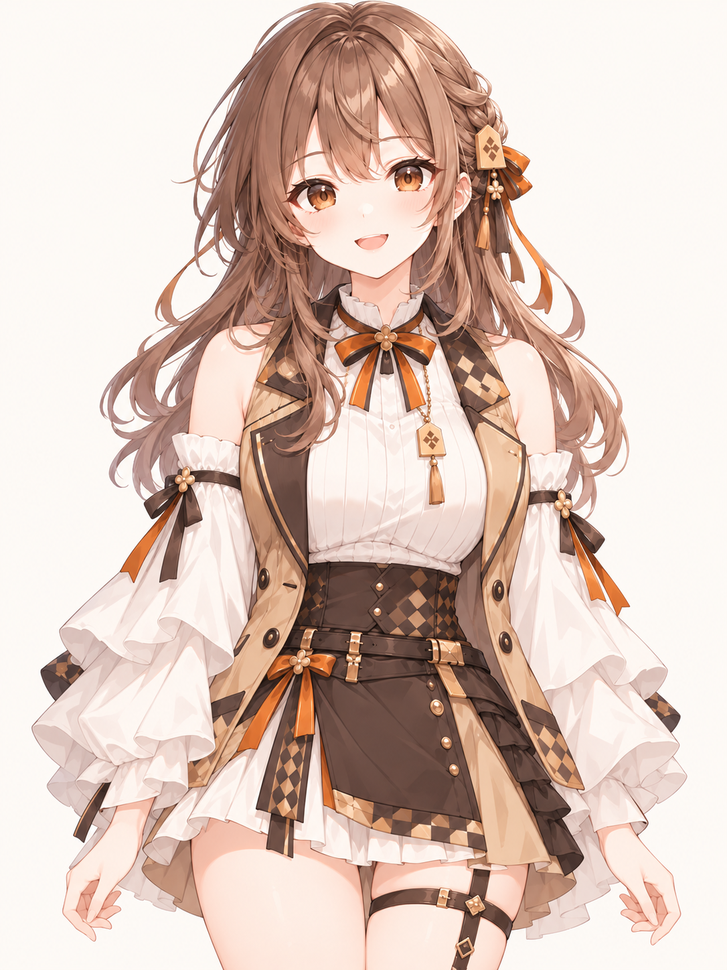
#> input picture assets/original/koma_confirmed.png, 727 x 970 px, shrunk from 1086 x 1448 before the run
$ python -i build_psd.py   (imports and definitions only)
#> lines starting #> are read from the running program, lines starting #| are printed output that depends on the picture; after the words box and inside, x2 and y2 are one past the last pixel; in counts of white or black regions, pixels touching at a corner belong together
#!/usr/bin/env python3
"""AI-assisted first-pass part separation for the approved VTuber illustration.

Produces 26 named, editable PSD layers. Regions are approximate polygons and
are NOT yet ready to deform in Live2D Cubism. Concealed art is not reconstructed.
"""
import argparse
import csv
import json
from pathlib import Path
import cv2
import numpy as np
from PIL import Image
from psd_writer import write_psd

ROOT = Path(__file__).resolve().parents[1]

def extract_foreground(rgb):
    """Find connected paper-colored background pixels from image borders."""
    h, w = rgb.shape[:2]
#> h = 970; w = 727
    edge = np.concatenate((rgb[:30].reshape(-1,3),rgb[:,:30].reshape(-1,3),rgb[:,-30:,:].reshape(-1,3)))
    sample = np.median(edge,axis=0).astype(np.uint8)
#> sample = [253, 249, 246]
    lab = cv2.cvtColor(rgb, cv2.COLOR_RGB2LAB)
#> lab: shape (970, 727, 3); mean of channels 0, 1, 2 206.1, 134.6, 136.6
    bg = cv2.cvtColor(sample.reshape(1,1,3),cv2.COLOR_RGB2LAB)[0,0]
#> bg = [250, 129, 130]
    candidate = (np.linalg.norm(lab.astype(np.float32)-bg.astype(np.float32),axis=2)<20).astype(np.uint8)
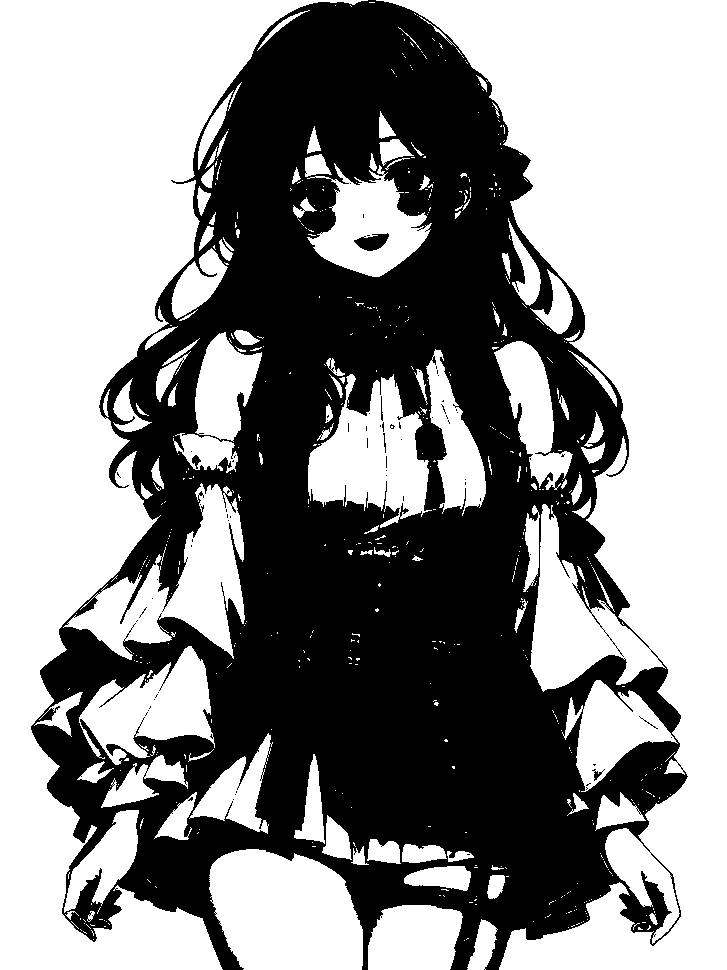
#> candidate: shape (970, 727); values 0 (black) and 1 (white), 56.2% white; 75 black regions (68 under 20 px), largest, box (x1, y1, x2, y2) and area: (31, 0, 688, 970) 308042, (354, 233, 389, 251) 386, (192, 455, 201, 469) 66
    _, labels = cv2.connectedComponents(candidate, connectivity=8)
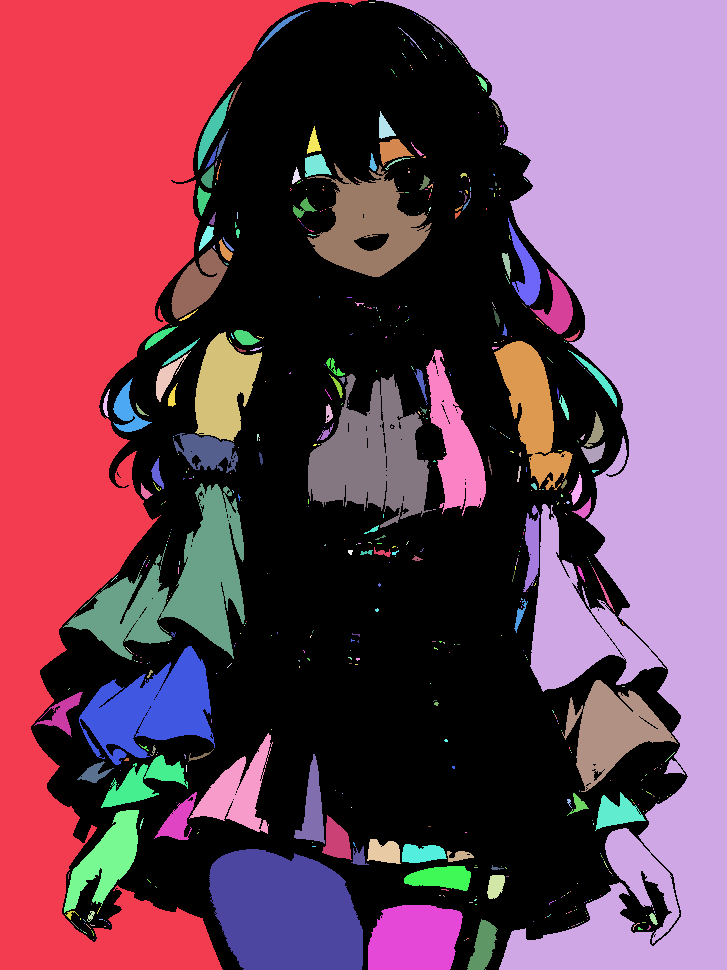
#> labels: shape (970, 727) int32; 581 distinct labels, from 0 to 580; one colour per label, 0 black
    ids = np.unique(np.r_[labels[0],labels[-1],labels[:,0],labels[:,-1]])
#> ids = [0, 1, 2, 494, 533, 555]
    return np.where((candidate>0)&np.isin(labels,ids),0,255).astype(np.uint8)
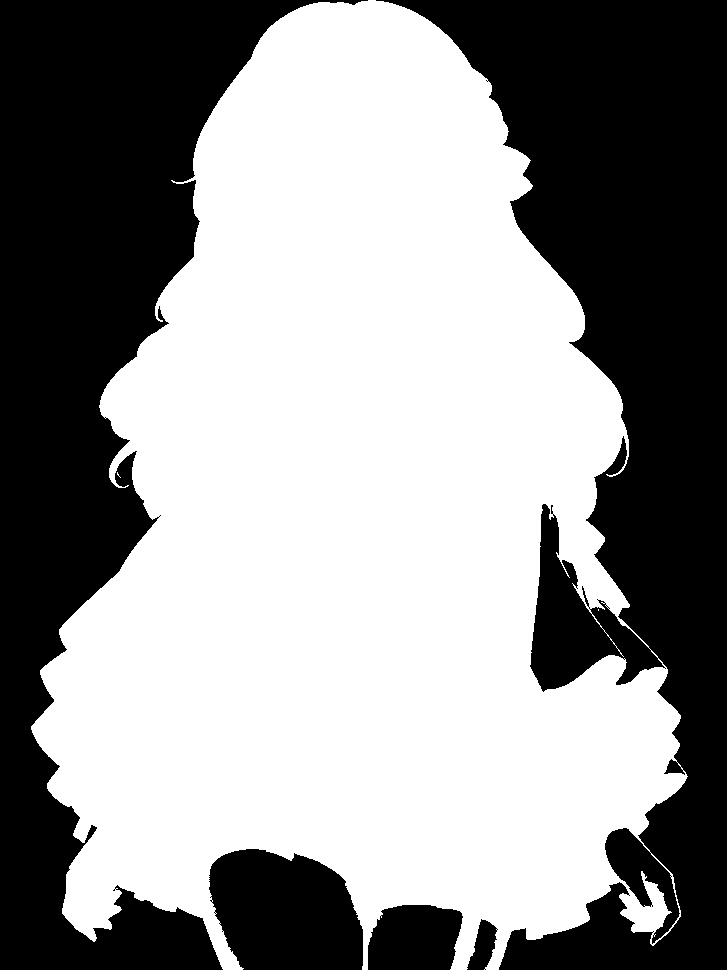
#> returned value: shape (970, 727); 57% white; 5 black regions, box (x1, y1, x2, y2) and area: (376, 0, 727, 970) 148423, (0, 0, 368, 970) 133253, (209, 849, 363, 970) 15201, (368, 905, 463, 970) 5331, (467, 919, 498, 970) 900

# [44 lines left out: functions load_labels, build, not called in this run]

# [7 lines not run here, left out]

>>> import cv2
>>> picture = cv2.cvtColor(cv2.imread('../assets/original/koma_confirmed.png'), cv2.COLOR_BGR2RGB)
>>> result = extract_foreground(picture)
